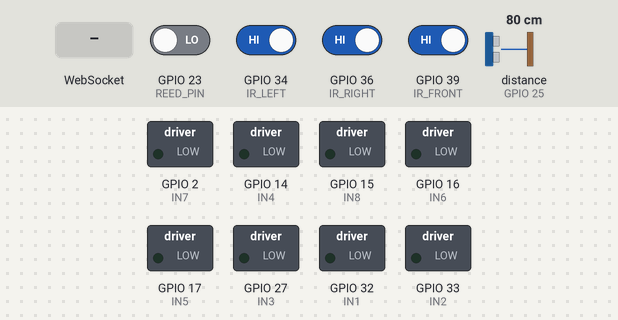
Bench run of a program on a simulated ESP32. On the bench: switched loads named in the program (green lamp = pin HIGH). Wiring (inferred from the names in the program): ultrasonic range finder: trigger GPIO 26; echo GPIO 25. Dashed ring = blinking. The test bench sets the inputs (shaded band); at power-on: GPIO 34 (IR_LEFT), GPIO 36 (IR_RIGHT), GPIO 39 (IR_FRONT) HIGH, GPIO 23 (REED_PIN) LOW, distance to the obstacle (sensor on GPIO 25) 80 cm. The echo pulse lasts 58.3 µs per cm; WiFi joins after 1.5 s; servers stay silent unless stated; pins used as bus, display or sensor lines are not drawn; what the program prints to the serial monitor is not drawn.

Above: at 2.7 s.
2.8 s: WebSocket text "ON" received
4.3 s: distance to the obstacle (sensor on GPIO 25) set to 8 cm
5.8 s: distance to the obstacle (sensor on GPIO 25) set to 5 cm
At 6.49 s:
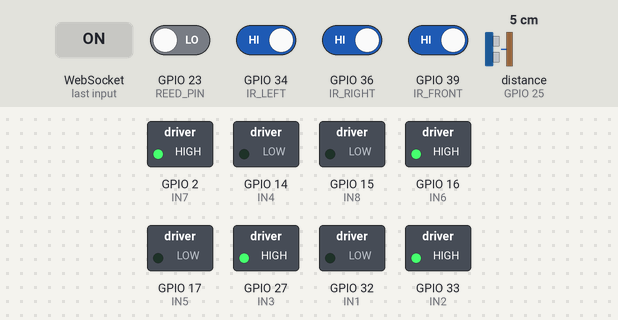
8.8 s: distance to the obstacle (sensor on GPIO 25) set to 9 cm
At 9.8 s:
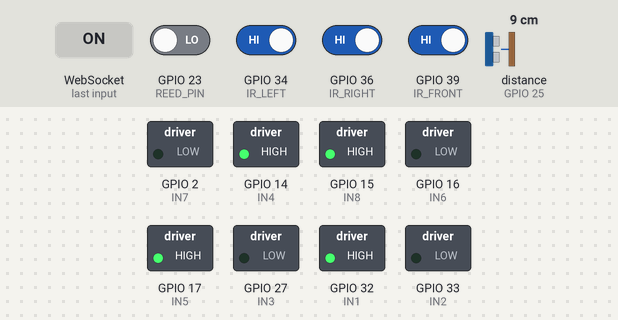
10.3 s: GPIO 34 (IR_LEFT) driven LOW
At 11.1 s:
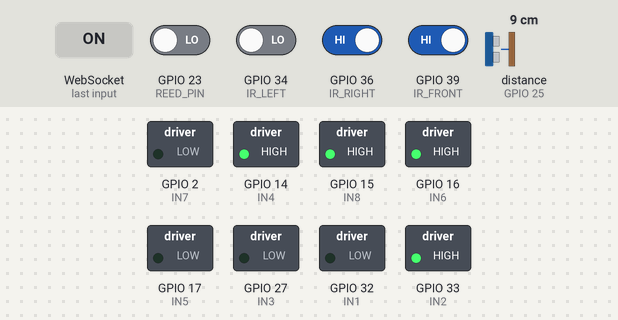
13.3 s: GPIO 36 (IR_RIGHT) driven LOW
At 13.9 s:
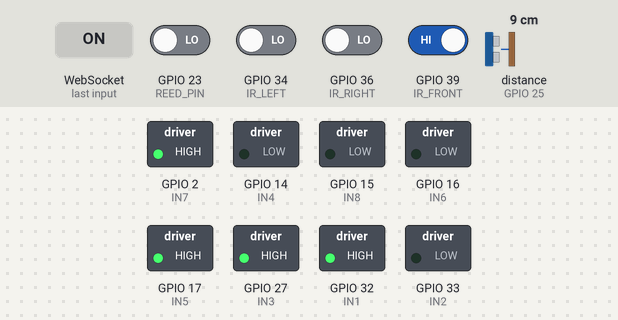
Timing chart, 0 to 16.0 s (numbered marks = the images above; inputs shaded):
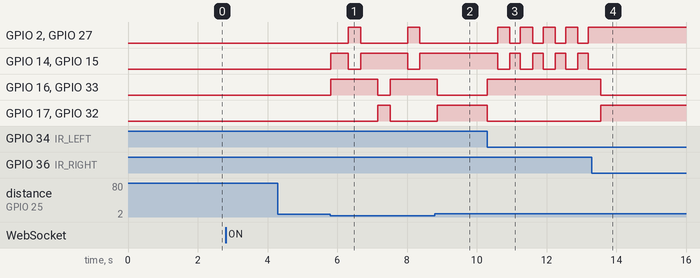

Measured:
- the behaviour switches between 7 and 6 cm on distance to the obstacle (sensor on GPIO 25) (found by bisection; images 0 and 1)
- after the input at 2.8 s, every drawn part: stays the same
- after the input at 4.3 s, every drawn part: stays the same
- after the input at 5.8 s, GPIO 2 (IN7): alternates HIGH for 0.35 s and LOW for 1.4 s, starting after 0.52 s; GPIO 14 (IN4): goes HIGH 0.50 s, LOW 0.35 s, HIGH 1.4 s, LOW 0.35 s, then HIGH, starting at once
- after the input at 8.8 s, GPIO 2 (IN7), GPIO 27 (IN3): stays LOW (without the input it goes to HIGH after 0.92 s); GPIO 14 (IN4), GPIO 15 (IN8): stays HIGH (without the input it goes to LOW after 0.92 s); GPIO 16 (IN6), GPIO 33 (IN2): goes on until 8.9 s, then stays LOW; GPIO 17 (IN5), GPIO 32 (IN1): goes on until 8.9 s, then stays HIGH
- after the input at 10.3 s, GPIO 2 (IN7), GPIO 27 (IN3): alternates HIGH for 0.35 s and LOW for 0.30 s, starting after 0.30 s; GPIO 14 (IN4), GPIO 15 (IN8): alternates HIGH for 0.30 s and LOW for 0.35 s, starting after 0.30 s; GPIO 16 (IN6), GPIO 33 (IN2): LOW → HIGH at once; GPIO 17 (IN5), GPIO 32 (IN1): HIGH → LOW at once
- after the input at 13.3 s, GPIO 2 (IN7), GPIO 27 (IN3): stops changing and stays HIGH; GPIO 14 (IN4), GPIO 15 (IN8): stops changing and stays LOW; GPIO 16 (IN6), GPIO 33 (IN2): HIGH → LOW after 0.25 s; GPIO 17 (IN5), GPIO 32 (IN1): LOW → HIGH after 0.25 s

The program:

main.cpp
```cpp
#include <Arduino.h>
#include <WiFi.h>
#include <WebServer.h>
#include <WebSocketsServer.h>
#include <ArduinoJson.h>

// SSID and Password for WiFi Network
String ssid = "tesla iot";
String pass = "fsL6HgjN";

// Initializing HTTP and WebSocket Servers
WebServer server(80);
WebSocketsServer webSocket = WebSocketsServer(8080);

// Creating JSON Documents
StaticJsonDocument<200> doc_tx;
StaticJsonDocument<200> doc_rx;

// Declaring WiFi and Server init functions
void initWiFi(String ssid, String password);
void initServer();
void webSocketEvent(byte client_num, WStype_t type, uint8_t* payload, size_t length);

// Converts char array to string
String charArrayToString(uint8_t* array, size_t size);

// index.html source code for the website
String index_html = "<!DOCTYPE html><html lang='en'><head> <meta charset='UTF-8'> <meta name='viewport' content='width=device-width, initial-scale=1.0'> <title>ACM | Control Enviroment</title> <style> :root { --header-top: -10px; } body { font-family: Arial; margin: 0; overflow: hidden; } header { height: 100px; border-bottom: solid 2px #2B2D42; } #acm-container { background-color: #2B2D42; color: #fff; display: inline-block; padding: 50px; margin: 0; height: 0px; width: 10%; text-align: center; } #acm-container span { position: relative; top: var(--header-top); font-size: 21px; font-weight: bold; } #ci-container { display: inline-block; text-align: center; width: 70%; } #ci-container span{ position: relative; top: var(--header-top); font-size: 21px; font-weight: bold; } .blocks { width: 25%; height: 450px; border: solid 1px black; border-radius: 10px; display: inline-block; margin-right: 15px; margin-left: 15px; position: relative; top: 3vh; overflow: hidden; } .blocks h3 { margin-bottom: 15px; } .block-header { background-color: #2B2D42; color: #fff; padding: 10px; } .block-header span { font-weight: bold; } #system-button { height: 40px; width: 40%; font-size: 25px; font-weight: bold; background-color: #fc4138; border: none; border-radius: 20px; color: #fff; cursor: pointer; transition: 0.5s; appearance: nonex; } .control-input { width: 30%; height: 20px; } hr { background-color: black; margin-top: 20px; } #base { position: relative; width: 100px; height: 150px; border: solid 1px black; top: -90px; } .wheel { width: 20px; height: 50px; border: solid 1px black; } #wheel1 { position: relative; left: 61px; top: 21px; } #wheel2 { position: relative; left: -61px; top: -30px; } #wheel3 { position: relative; left: -61px; top: -155px; } #wheel4 { position: relative; left: 61px; top: -206px; } .circle { width: 25px; height: 25px; border-radius: 50%; display: inline-block; background-color: #fc4138; position: relative; top: 2px; } .ir-container { margin: 10px; } table th { width: 15%; } .row-text { text-align: left; } .row-status { text-align: right; } .parameter-submit { height: 40px; width: 50%; font-size: 18px; background-color: #2B2D42; color: #fff; border: solid 1px #2B2D42; border-radius: 4px; cursor: pointer; margin-top: 12.5px; } @media only screen and (max-width: 600px) { body { overflow: scroll; } .blocks { width: 75%; display: block; margin: 15px; } #ci-container { width: 50%; } } </style></head><body> <div class='container'> <header> <div id='acm-container'> <span>ACM</span> </div> <div id='ci-container'> <span>Control Interface</span> </div> </header> <section> <center> <div class='blocks' id='control'> <div class='block-header'> <span>Control</span> </div> <h3>System</h3> <button id='system-button'>OFF</button> <hr> <h3>Turn Delay</h3> <input id='turn-delay-input' class='control-input' type='number' min='0' max='7000' placeholder='0 - 7000 (ms)' oninput='setEqual(this, document.querySelector(`#turn-delay-range`), 0, 7000)'> <input id='turn-delay-range' type='range' min='0' max='7000' value='750' oninput='setEqual(this, document.querySelector(`#turn-delay-input`), 0, 7000)'> <hr> <h3>Obstacle Threshold</h3> <input id='obstacle-input' class='control-input' type='number' min='0' max='30' placeholder='0 - 30 (cm)' oninput='setEqual(this, document.querySelector(`#obstacle-range`), 0, 7000)'> <input id='obstacle-range' type='range' min='0' max='30' value='3' oninput='setEqual(this, document.querySelector(`#obstacle-input`), 0, 30)'> <hr> <button id='data-submit' class='parameter-submit'>Submit</button> </div> <div class='blocks'> <div class='block-header'> <span>Motors</span> </div> <h3>Motor Speed</h3> <input id='speed-input' class='control-input' type='number' min='0' max='255' placeholder='0 - 255' oninput='setEqual(this, document.querySelector(`#speed-range`), 0, 255)'> <input id='speed-range' type='range' min='0' max='255' value='255' oninput='setEqual(this, document.querySelector(`#speed-input`), 0, 255)'> <hr> <h3>Motor Layout</h3> <div class='car'> <div class='wheel' id='wheel1'></div> <div class='wheel' id='wheel2'></div> <div id='base'></div> <div class='wheel' id='wheel3'></div> <div class='wheel' id='wheel4'></div> </div> </div> <div class='blocks'> <div class='block-header'> <span>Sensors</span> </div> <div id='ir-sensors'> <h3>IR Sensors</h3> <hr> <table> <tr> <th class='row-text'>Left</th> <th class='row-status'><div class='circle' id='ir-left'></div></th> </tr> <tr> <th class='row-text'>Front</th> <th class='row-status'><div class='circle' id='ir-front'></div></th> </tr> <tr> <th class='row-text'>Right</th> <th class='row-status'><div class='circle' id='ir-right'></div></th> </tr> </table> </div> <hr> <div id='ultrasonic-sensor-container'> <h3>Ultrasonic Distance Sensor</h3> <hr> <table> <tr> <th class='row-text'>Front</th> <th class='row-status'><span id='us-value'></span>cm</th> </tr> </table> <hr> </div> </div> </center> </section> </div> <script> var Socket; function init() { Socket = new WebSocket('ws://' + window.location.hostname + ':8080/'); Socket.onmessage = (event) => { if(event.data == 'TOO_MANY_CLIENTS') { alert('Another client is already using the interface!'); } else if(event.data == 'SUCCESS_ON') { system_btn.style.backgroundColor = '#53ff40'; system_btn.innerHTML = 'ON'; } else if(event.data == 'SUCCESS_OFF') { system_btn.style.backgroundColor = '#fc4138'; system_btn.innerHTML = 'OFF'; } else if(event.data == 'SUCCESS_DATA') { alert('Parameters have been succesfully updated!'); } else { let obj = JSON.parse(event.data); updateSensors(obj); updateMotors(obj); } }; } window.onload = () => { init(); }; let system_btn = document.querySelector('#system-button'); system_btn.addEventListener('click', () => { if(system_btn.innerHTML == 'ON') { Socket.send('OFF'); } else { Socket.send('ON'); } }); let submit_btn = document.querySelector('#data-submit'); submit_btn.addEventListener('click', () => { let delay_input = document.querySelector('#turn-delay-input'); let obstacle_input = document.querySelector('#obstacle-input'); let speed_input = document.querySelector('#speed-input'); if(!delay_input.value || !obstacle_input.value || !speed_input.value) { alert('Empty fields are not allowed!'); } else { let obj = { delay_input: delay_input.value, obstacle_input: obstacle_input.value, speed_input: speed_input.value }; let json_obj = JSON.stringify(obj); Socket.send(json_obj); alert('Parameters have been send to the ESP32!'); } }); function setEqual(el1, el2, min, max) { if(el1.value < min) { el1.value = min; } else if(el1.value > max) { el1.value = max; } el2.value = el1.value; } function updateSensors(obj) { document.querySelector('#us-value').innerHTML = obj.obstacle; if(obj.ir1 == 1) { document.querySelector('#ir-left').style.backgroundColor = '#53ff40'; } else { document.querySelector('#ir-left').style.backgroundColor = '#fc4138'; } if(obj.ir2 == 1) { document.querySelector('#ir-front').style.backgroundColor = '#53ff40'; } else { document.querySelector('#ir-front').style.backgroundColor = '#fc4138'; } if(obj.ir3 == 1) { document.querySelector('#ir-right').style.backgroundColor = '#53ff40'; } else { document.querySelector('#ir-right').style.backgroundColor = '#fc4138'; } } function updateMotors(obj) { if(obj.motor1 == 1) { document.querySelector('#wheel1').style.backgroundColor = '#fc4138'; } else { document.querySelector('#wheel1').style.backgroundColor = '#ffffff'; } if(obj.motor2 == 1) { document.querySelector('#wheel2').style.backgroundColor = '#fc4138'; } else { document.querySelector('#wheel2').style.backgroundColor = '#ffffff'; } if(obj.motor3 == 1) { document.querySelector('#wheel3').style.backgroundColor = '#fc4138'; } else { document.querySelector('#wheel3').style.backgroundColor = '#ffffff'; } if(obj.motor4 == 1) { document.querySelector('#wheel4').style.backgroundColor = '#fc4138'; } else { document.querySelector('#wheel4').style.backgroundColor = '#ffffff'; } } </script></body></html>";

// millis timer variables for the websocket refresh
unsigned long previousTime = millis();
int intervalTime = 250;

// functions to queue and dequeue webclients
void enqueue(int value);
byte dequeue();
byte showFront();

// client queue variables
const int CLIENTS_MAX_SIZE = 100;
int rear = -1;
int front = -1;

int active_clients = 0;
byte clients[CLIENTS_MAX_SIZE];

// Motor driver pins
/*  IN1+IN2 LV
    IN3+IN4 RV
    IN5+IN6 LA
    IN7+IN8 RA
*/
#define IN1 32
#define IN2 33
#define IN3 27
#define IN4 14

#define IN5 17
#define IN6 16
#define IN7 2
#define IN8 15

// Infrared sensor pins
#define IR_LEFT 34
#define IR_RIGHT 36
#define IR_FRONT 39

// Ultrasonic sensor pins
#define TRIG_PIN 26
#define ECHO_PIN 25

// Reed Switch pin
#define REED_PIN 23

// Motorstatus is to turn on/off
bool motorStatus = false;

// Millis variables used to control the turn delay
unsigned long turnPrevious = millis();
unsigned long turnInterval = 350;

// Variables for the ultrasonic distance sensor
float distanceThreshold = 5.0;
long distance;

// Variables that track the status of each wheel
bool motorOneStatus = false;
bool motorTwoStatus = false;
bool motorThreeStatus = false;
bool motorFourStatus = false;

// Possible states after making a turn
enum directionState {RIGHT, LEFT, BACKWARD, ULTRA_RIGHT, ULTRA_LEFT} previousDirection;

// motor turn functions
void turnRight() {
  digitalWrite(IN1, LOW);
  digitalWrite(IN2, HIGH);
  digitalWrite(IN3, HIGH);
  digitalWrite(IN4, LOW);

  digitalWrite(IN5, LOW);
  digitalWrite(IN6, HIGH);
  digitalWrite(IN7, HIGH);
  digitalWrite(IN8, LOW);

  motorOneStatus = false;
  motorTwoStatus = true;
  motorThreeStatus = false;
  motorFourStatus = true;
}

void turnLeft() {
  digitalWrite(IN1, HIGH);
  digitalWrite(IN2, LOW);
  digitalWrite(IN3, LOW);
  digitalWrite(IN4, HIGH);

  digitalWrite(IN5, HIGH);
  digitalWrite(IN6, LOW);
  digitalWrite(IN7, LOW);
  digitalWrite(IN8, HIGH);

  motorOneStatus = true;
  motorTwoStatus = false;
  motorThreeStatus = true;
  motorFourStatus = false;
}

void moveForward() {
  digitalWrite(IN1, HIGH);
  digitalWrite(IN2, LOW);
  digitalWrite(IN3, HIGH);
  digitalWrite(IN4, LOW);

  digitalWrite(IN5, HIGH);
  digitalWrite(IN6, LOW);
  digitalWrite(IN7, HIGH);
  digitalWrite(IN8, LOW);

  motorOneStatus = true;
  motorTwoStatus = true;
  motorThreeStatus = true;
  motorFourStatus = true;
}

void moveBackward() {
  digitalWrite(IN1, LOW);
  digitalWrite(IN2, HIGH);
  digitalWrite(IN3, LOW);
  digitalWrite(IN4, HIGH);

  digitalWrite(IN5, LOW);
  digitalWrite(IN6, HIGH);
  digitalWrite(IN7, LOW);
  digitalWrite(IN8, HIGH);

  motorOneStatus = true;
  motorTwoStatus = true;
  motorThreeStatus = true;
  motorFourStatus = true;
}

void motorStop() {
  digitalWrite(IN1, LOW);
  digitalWrite(IN2, LOW);
  digitalWrite(IN3, LOW);
  digitalWrite(IN4, LOW);

  digitalWrite(IN5, LOW);
  digitalWrite(IN6, LOW);
  digitalWrite(IN7, LOW);
  digitalWrite(IN8, LOW);

  motorOneStatus = false;
  motorTwoStatus = false;
  motorThreeStatus = false;
  motorFourStatus = false;
}

// Sets distance of ultrasonic distance sensor in the global "distance" variable
void sensorDistance() {
  digitalWrite(TRIG_PIN, HIGH);
  delayMicroseconds(100);
  digitalWrite(TRIG_PIN, LOW);

  long duration = pulseIn(ECHO_PIN, HIGH);
  distance = duration * 0.034 / 2;
}

void setup() {
  Serial.begin(921600);

  // Define pinmodes
  pinMode(IN1, OUTPUT);
  pinMode(IN2, OUTPUT);
  pinMode(IN3, OUTPUT);
  pinMode(IN4, OUTPUT);

  pinMode(IN5, OUTPUT);
  pinMode(IN6, OUTPUT);
  pinMode(IN7, OUTPUT);
  pinMode(IN8, OUTPUT);

  pinMode(IR_LEFT, INPUT);
  pinMode(IR_FRONT, INPUT);
  pinMode(IR_RIGHT, INPUT);

  pinMode(TRIG_PIN, OUTPUT);
  pinMode(ECHO_PIN, INPUT);

  pinMode(REED_PIN, INPUT);

  // Initialize WiFi and HTTP Server
  initWiFi(ssid, pass);
  initServer();
}

void loop() {
  // Handles clients
  server.handleClient();
  webSocket.loop();

  // Sends data to the website every 250ms
  if(millis() - previousTime >= intervalTime) {
    // Set global "distance" variable
    sensorDistance();

    // Creating JSON object and json output string
    String jsonString = "";
    JsonObject object = doc_tx.to<JsonObject>();

    // Setting data into JSON object
    object["obstacle"] = distance;
    object["ir1"] = digitalRead(IR_LEFT);
    object["ir2"] = digitalRead(IR_FRONT);
    object["ir3"] = digitalRead(IR_RIGHT);

    object["motor1"] = motorOneStatus;
    object["motor2"] = motorTwoStatus;
    object["motor3"] = motorThreeStatus;
    object["motor4"] = motorFourStatus;

    // Turning JSON object into string
    serializeJson(doc_tx, jsonString);

    // Broadcasting JSON string
    webSocket.broadcastTXT(jsonString);

    previousTime = millis();
  }

  // ACM path logic
  if(motorStatus && digitalRead(REED_PIN) == LOW) {
    if(millis() - turnPrevious >= turnInterval) {
      if(distance <= distanceThreshold) {
        moveBackward();
        delay(500);

        switch(previousDirection) {
          case RIGHT:
            turnRight();
            previousDirection = ULTRA_RIGHT;
            turnPrevious = millis();
            break;
          case LEFT:
            turnLeft();
            previousDirection = ULTRA_LEFT;
            turnPrevious = millis();
            break;
          case ULTRA_RIGHT:
            turnLeft();
            previousDirection = ULTRA_LEFT;
            turnPrevious = millis();
            break;
          case ULTRA_LEFT:
            turnRight();
            previousDirection = ULTRA_RIGHT;
            break;
        }
        turnPrevious = millis();
      } else if(digitalRead(IR_LEFT) == LOW && digitalRead(IR_RIGHT) == LOW) {
        moveForward();
      } else if(digitalRead(IR_RIGHT) == LOW) {
        moveBackward();
        delay(300);
        turnLeft();
        previousDirection = LEFT;
        turnPrevious = millis();
      } else if(digitalRead(IR_LEFT) == LOW) {
        moveBackward();
        delay(300);
        turnRight();
        previousDirection = RIGHT;
        turnPrevious = millis();
      } else if(digitalRead(IR_FRONT) == LOW) {
        moveBackward();
        delay(300);
        if(previousDirection == RIGHT) {
          turnRight();
          turnPrevious = millis();
        } else if(previousDirection == LEFT) {
          turnLeft();
          turnPrevious = millis();
        }
        turnPrevious = millis();
      }
    }
  } else {
    motorStop();
  }
}

void initWiFi(String ssid, String password) {
  WiFi.begin(ssid, password);
  Serial.println("Establishing connection to WiFi with ssid: " + ssid);

  while(WiFi.status() != WL_CONNECTED) {
    delay(500);
    Serial.print(".");
  }
  Serial.println();

  Serial.print("Connected to network with IP address: ");
  Serial.print(WiFi.localIP());
  Serial.println("/9271d6eecedd55fcfa6143a33029d496");
}

void initServer() {
  server.on("/9271d6eecedd55fcfa6143a33029d496", []() {
    server.send(200, "text/html", index_html);
  });

  server.begin();

  webSocket.begin();
  webSocket.onEvent(webSocketEvent);
}

void webSocketEvent(byte client_num, WStype_t type, uint8_t* payload, size_t length) {
  switch(type) {
    case WStype_CONNECTED:
      Serial.println("Client connected!");
      enqueue(client_num);
      active_clients += 1;
      break;
    case WStype_DISCONNECTED:
      Serial.println("Client disconnected!");
      active_clients -= 1;
      dequeue();
      break;
    case WStype_TEXT:
      if(client_num == showFront()) {
        String data = charArrayToString(payload, length);
        Serial.println(data);
        if(data == "ON") {
          motorStatus = true;
          webSocket.sendTXT(client_num, "SUCCESS_ON");
        } else if(data == "OFF") {
          motorStatus = false;
          webSocket.sendTXT(client_num, "SUCCESS_OFF");
        } else {
          DeserializationError error = deserializeJson(doc_rx, payload);
          // IMPLEMENT: Update parameters of ACM
          Serial.println((int)doc_rx["delay_input"]);
          Serial.println((int)doc_rx["obstacle_input"]);
          Serial.println((int)doc_rx["speed_input"]);

          turnInterval = (int)doc_rx["delay_input"];
          distanceThreshold = (float)doc_rx["obstacle_input"];
          webSocket.sendTXT(client_num, "SUCCESS_DATA");
        }

      } else {
        webSocket.sendTXT(client_num, "TOO_MANY_CLIENTS");
      }
  }
}

String charArrayToString(uint8_t* array, size_t size) {
  String str = "";
  for(int i=0; i<size; i++) {
    str += (char)array[i];
  }
  return str;
}

void enqueue(int value) {
  if (rear == CLIENTS_MAX_SIZE - 1) {
    // Queue is full
    Serial.println("Queue is full!");
  } else {
    if (front == -1) {
      // If the queue is empty, set front to 0
      front = 0;
    }
    rear++;
    clients[rear] = value;
  }
}

byte dequeue() {
  byte value = -1;
  if (front == -1) {
    Serial.println("Queue is empty!");
  } else {
    value = clients[front];
    if (front == rear) {
      front = rear = -1;
    } else {
      front++;
    }
  }
  return value;
}

byte showFront() {
  if (front == -1) {
    return 0;
  } else {
    return clients[front];
  }
}
```
